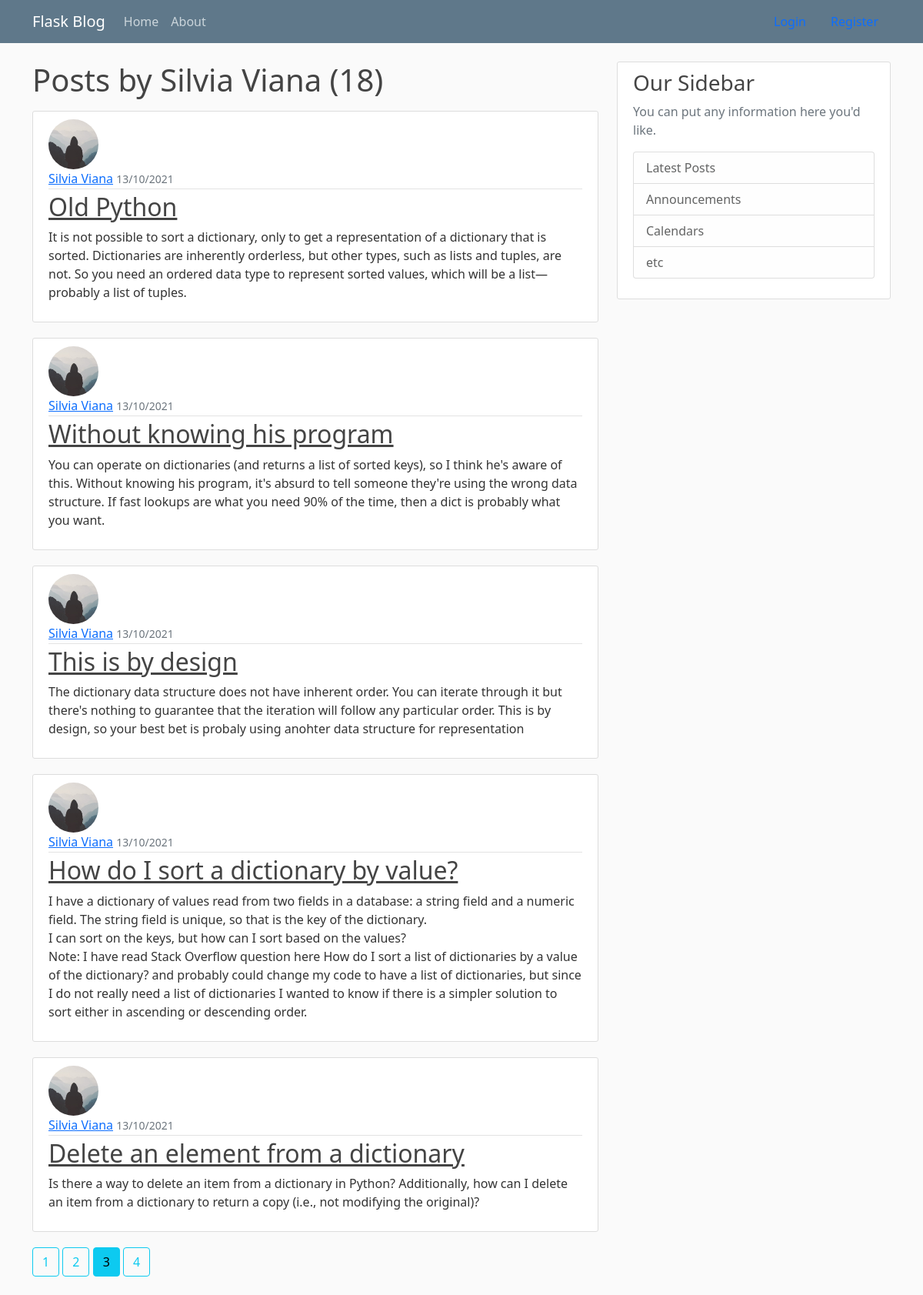
The app's page /user/Silvia Viana?page=3 with its own data.
### flaskblog/models.py (models this page shows, shortened)
class User(db.Model, UserMixin):
    id = db.Column(db.Integer, primary_key=True)
    username = db.Column(db.String(20), unique=True, nullable=False)
    email = db.Column(db.String(120), unique=True, nullable=False)
    image_file = db.Column(db.String(120), nullable=False, default='default.jpg')
    password = db.Column(db.String(60), nullable=False)
    posts = db.relationship('Post', backref='author', lazy=True)

class Post(db.Model):
    id = db.Column(db.Integer, primary_key=True)
    title = db.Column(db.String(100), nullable=False)
    date_posted = db.Column(db.DateTime, nullable=False, default=datetime.utcnow)
    content = db.Column(db.Text, nullable=False)
    user_id = db.Column(db.Integer, db.ForeignKey('user.id'), nullable=False)

### flaskblog/routes.py (the view)
@app.route("/user/<string:username>")
def user_posts(username):
    page = request.args.get('page',1, type=int)
    user = User.query.filter_by(username=username).first_or_404()
    posts = Post.query.filter_by(author=user)\
                .order_by(Post.date_posted.desc())\
                .paginate(page=page, per_page=5)
    return render_template("user_posts.html", posts=posts, user=user)

### flaskblog/templates/user_posts.html
{% extends "layout.html" %}
{% block content %}
  <h1 class="mb-3">Posts by {{ user.username }} ({{ posts.total }})</h1>
  {% for post in posts.items %}
    <article class="media content-section">
      <img class="rounded-circle article-img" src="{{ url_for('static', filename='profile_pics/' + post.author.image_file)}}" />
        <div class="media-body">
          <div class="article-metadata">
            <a class="mr-2" href="{{ url_for('user_posts', username=post.author.username)}}">{{ post.author.username }}</a>
            <small class="text-muted">{{ post.date_posted.strftime('%d/%m/%Y') }}</small>
          </div>
          <h2><a class="article-title" href="{{ url_for('post', post_id=post.id) }}">{{ post.title }}</a></h2>
          <p class="article-content">{{ post.content }}</p>
        </div>
      </article>
  {% endfor %}
  {% for page_num in posts.iter_pages(left_edge=1, right_edge=1, left_current=1, right_current=5) %}
    {% if page_num %}
        {% if posts.page == page_num %}
          <a class="btn btn-info mb-4" href="{{url_for('user_posts', username=user.username, page=page_num)}}">{{ page_num }}</a>
        {% else %}
          <a class="btn btn-outline-info mb-4" href="{{url_for('user_posts', username=user.username, page=page_num)}}">{{ page_num }}</a>
        {% endif %}
    {% else %}
    ...
    {% endif %}
  {% endfor %}
{% endblock content %}

### flaskblog/static/main.css (style rules this page uses)
body { background: #fafafa; color: #333333; margin-top: 5rem; }
h1, h2, h3, h4, h5, h6 { color: #444444; }
.content-section { background: #ffffff; padding: 10px 20px; border: 1px solid #dddddd; border-radius: 3px; margin-bottom: 20px; }
.article-title { color: #444444; }
.article-content { white-space: pre-line; }
.article-img { height: 65px; width: 65px; margin-right: 16px; }
.article-metadata { padding-bottom: 1px; margin-bottom: 4px; border-bottom: 1px solid #e3e3e3 }

### records on screen
User: username "Silvia Viana"
Post: image_file (placeholder picture), author.username "Silvia Viana", date_posted "13/10/2021", title "Old Python", content "It is not possible to sort a dictionary, only to get a representation of a dictionary that is sorted. Dictionaries are inherently orderless, but other types, such as lists and tuples, are not. So you need an ordered data type to represent sorted values, which will be a list—probably a list of tuples."
Post: image_file (placeholder picture), author.username "Silvia Viana", date_posted "13/10/2021", title "Without knowing his program", content "You can operate on dictionaries (and returns a list of sorted keys), so I think he's aware of this. Without knowing his program, it's absurd to tell someone they're using the wrong data structure. If fast lookups are what you need 90% of the time, then a dict is probably what you want."
Post: image_file (placeholder picture), author.username "Silvia Viana", date_posted "13/10/2021", title "This is by design", content "The dictionary data structure does not have inherent order. You can iterate through it but there's nothing to guarantee that the iteration will follow any particular order. This is by design, so your best bet is probaly using anohter data structure for representation"
Post: image_file (placeholder picture), author.username "Silvia Viana", date_posted "13/10/2021", title "How do I sort a dictionary by value?", content "I have a dictionary of values read from two fields in a database: a string field and a numeric field. The string field is unique, so that is the key of the dictionary. I can sort on the keys, but how can I sort based on the values? Note: I have read Stack Overflow question here How do I sort a list of dictionaries by a value of the dictionary? and probably could change my code to have a list of dictionaries, but since I do not really need a list of dictionaries I wanted to know if there is a simpler solution to sort either in ascending or descending order."
Post: image_file (placeholder picture), author.username "Silvia Viana", date_posted "13/10/2021", title "Delete an element from a dictionary", content "Is there a way to delete an item from a dictionary in Python? Additionally, how can I delete an item from a dictionary to return a copy (i.e., not modifying the original)?"

### other values on screen
{{ posts.total }} "18"
{{ page_num }} "1" "2" "4"
{{ page_num }} "3"
